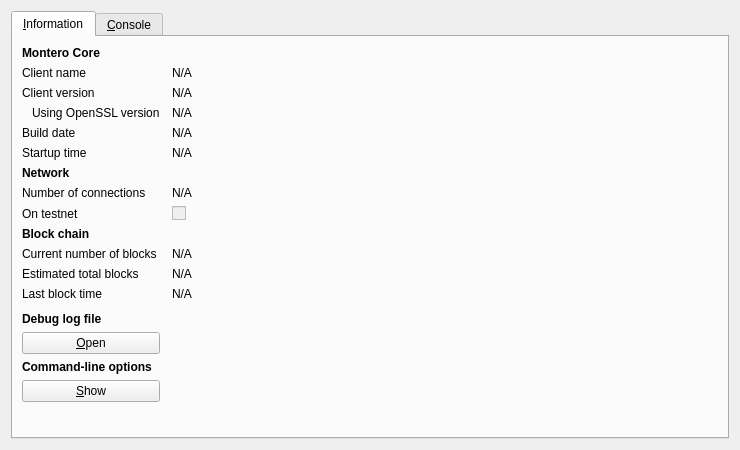
<?xml version="1.0" encoding="UTF-8"?>
<ui version="4.0">
 <class>RPCConsole</class>
 <widget class="QDialog" name="RPCConsole">
  <property name="geometry">
   <rect>
    <x>0</x>
    <y>0</y>
    <width>740</width>
    <height>450</height>
   </rect>
  </property>
  <property name="windowTitle">
   <string>Montero - Debug window</string>
  </property>
  <layout class="QVBoxLayout" name="verticalLayout_2">
   <item>
    <widget class="QTabWidget" name="tabWidget">
     <property name="currentIndex">
      <number>0</number>
     </property>
     <widget class="QWidget" name="tab_info">
      <attribute name="title">
       <string>&amp;Information</string>
      </attribute>
      <layout class="QGridLayout" name="gridLayout" columnstretch="0,1">
       <property name="horizontalSpacing">
        <number>12</number>
       </property>
       <item row="0" column="0">
        <widget class="QLabel" name="label_9">
         <property name="font">
          <font>
           <weight>75</weight>
           <bold>true</bold>
          </font>
         </property>
         <property name="text">
          <string>Montero Core</string>
         </property>
        </widget>
       </item>
       <item row="1" column="0">
        <widget class="QLabel" name="label_5">
         <property name="text">
          <string>Client name</string>
         </property>
        </widget>
       </item>
       <item row="1" column="1">
        <widget class="QLabel" name="clientName">
         <property name="cursor">
          <cursorShape>IBeamCursor</cursorShape>
         </property>
         <property name="text">
          <string>N/A</string>
         </property>
         <property name="textFormat">
          <enum>Qt::PlainText</enum>
         </property>
         <property name="textInteractionFlags">
          <set>Qt::LinksAccessibleByMouse|Qt::TextSelectableByKeyboard|Qt::TextSelectableByMouse</set>
         </property>
        </widget>
       </item>
       <item row="2" column="0">
        <widget class="QLabel" name="label_6">
         <property name="text">
          <string>Client version</string>
         </property>
        </widget>
       </item>
       <item row="2" column="1">
        <widget class="QLabel" name="clientVersion">
         <property name="cursor">
          <cursorShape>IBeamCursor</cursorShape>
         </property>
         <property name="text">
          <string>N/A</string>
         </property>
         <property name="textFormat">
          <enum>Qt::PlainText</enum>
         </property>
         <property name="textInteractionFlags">
          <set>Qt::LinksAccessibleByMouse|Qt::TextSelectableByKeyboard|Qt::TextSelectableByMouse</set>
         </property>
        </widget>
       </item>
       <item row="3" column="0">
        <widget class="QLabel" name="label_14">
         <property name="text">
          <string>Using OpenSSL version</string>
         </property>
         <property name="indent">
          <number>10</number>
         </property>
        </widget>
       </item>
       <item row="3" column="1">
        <widget class="QLabel" name="openSSLVersion">
         <property name="cursor">
          <cursorShape>IBeamCursor</cursorShape>
         </property>
         <property name="text">
          <string>N/A</string>
         </property>
         <property name="textFormat">
          <enum>Qt::PlainText</enum>
         </property>
         <property name="textInteractionFlags">
          <set>Qt::LinksAccessibleByMouse|Qt::TextSelectableByKeyboard|Qt::TextSelectableByMouse</set>
         </property>
        </widget>
       </item>
       <item row="4" column="0">
        <widget class="QLabel" name="label_12">
         <property name="text">
          <string>Build date</string>
         </property>
        </widget>
       </item>
       <item row="4" column="1">
        <widget class="QLabel" name="buildDate">
         <property name="cursor">
          <cursorShape>IBeamCursor</cursorShape>
         </property>
         <property name="text">
          <string>N/A</string>
         </property>
         <property name="textFormat">
          <enum>Qt::PlainText</enum>
         </property>
         <property name="textInteractionFlags">
          <set>Qt::LinksAccessibleByMouse|Qt::TextSelectableByKeyboard|Qt::TextSelectableByMouse</set>
         </property>
        </widget>
       </item>
       <item row="5" column="0">
        <widget class="QLabel" name="label_13">
         <property name="text">
          <string>Startup time</string>
         </property>
        </widget>
       </item>
       <item row="5" column="1">
        <widget class="QLabel" name="startupTime">
         <property name="cursor">
          <cursorShape>IBeamCursor</cursorShape>
         </property>
         <property name="text">
          <string>N/A</string>
         </property>
         <property name="textFormat">
          <enum>Qt::PlainText</enum>
         </property>
         <property name="textInteractionFlags">
          <set>Qt::LinksAccessibleByMouse|Qt::TextSelectableByKeyboard|Qt::TextSelectableByMouse</set>
         </property>
        </widget>
       </item>
       <item row="6" column="0">
        <widget class="QLabel" name="label_11">
         <property name="font">
          <font>
           <weight>75</weight>
           <bold>true</bold>
          </font>
         </property>
         <property name="text">
          <string>Network</string>
         </property>
        </widget>
       </item>
       <item row="7" column="0">
        <widget class="QLabel" name="label_7">
         <property name="text">
          <string>Number of connections</string>
         </property>
        </widget>
       </item>
       <item row="7" column="1">
        <widget class="QLabel" name="numberOfConnections">
         <property name="cursor">
          <cursorShape>IBeamCursor</cursorShape>
         </property>
         <property name="text">
          <string>N/A</string>
         </property>
         <property name="textFormat">
          <enum>Qt::PlainText</enum>
         </property>
         <property name="textInteractionFlags">
          <set>Qt::LinksAccessibleByMouse|Qt::TextSelectableByKeyboard|Qt::TextSelectableByMouse</set>
         </property>
        </widget>
       </item>
       <item row="8" column="0">
        <widget class="QLabel" name="label_8">
         <property name="text">
          <string>On testnet</string>
         </property>
        </widget>
       </item>
       <item row="8" column="1">
        <widget class="QCheckBox" name="isTestNet">
         <property name="enabled">
          <bool>false</bool>
         </property>
         <property name="text">
          <string/>
         </property>
        </widget>
       </item>
       <item row="9" column="0">
        <widget class="QLabel" name="label_10">
         <property name="font">
          <font>
           <weight>75</weight>
           <bold>true</bold>
          </font>
         </property>
         <property name="text">
          <string>Block chain</string>
         </property>
        </widget>
       </item>
       <item row="10" column="0">
        <widget class="QLabel" name="label_3">
         <property name="text">
          <string>Current number of blocks</string>
         </property>
        </widget>
       </item>
       <item row="10" column="1">
        <widget class="QLabel" name="numberOfBlocks">
         <property name="cursor">
          <cursorShape>IBeamCursor</cursorShape>
         </property>
         <property name="text">
          <string>N/A</string>
         </property>
         <property name="textFormat">
          <enum>Qt::PlainText</enum>
         </property>
         <property name="textInteractionFlags">
          <set>Qt::LinksAccessibleByMouse|Qt::TextSelectableByKeyboard|Qt::TextSelectableByMouse</set>
         </property>
        </widget>
       </item>
       <item row="11" column="0">
        <widget class="QLabel" name="label_4">
         <property name="text">
          <string>Estimated total blocks</string>
         </property>
        </widget>
       </item>
       <item row="11" column="1">
        <widget class="QLabel" name="totalBlocks">
         <property name="cursor">
          <cursorShape>IBeamCursor</cursorShape>
         </property>
         <property name="text">
          <string>N/A</string>
         </property>
         <property name="textFormat">
          <enum>Qt::PlainText</enum>
         </property>
         <property name="textInteractionFlags">
          <set>Qt::LinksAccessibleByMouse|Qt::TextSelectableByKeyboard|Qt::TextSelectableByMouse</set>
         </property>
        </widget>
       </item>
       <item row="12" column="0">
        <widget class="QLabel" name="label_2">
         <property name="text">
          <string>Last block time</string>
         </property>
        </widget>
       </item>
       <item row="12" column="1">
        <widget class="QLabel" name="lastBlockTime">
         <property name="cursor">
          <cursorShape>IBeamCursor</cursorShape>
         </property>
         <property name="text">
          <string>N/A</string>
         </property>
         <property name="textFormat">
          <enum>Qt::PlainText</enum>
         </property>
         <property name="textInteractionFlags">
          <set>Qt::LinksAccessibleByMouse|Qt::TextSelectableByKeyboard|Qt::TextSelectableByMouse</set>
         </property>
        </widget>
       </item>
       <item row="13" column="0">
        <spacer name="verticalSpacer_2">
         <property name="orientation">
          <enum>Qt::Vertical</enum>
         </property>
         <property name="sizeHint" stdset="0">
          <size>
           <width>20</width>
           <height>20</height>
          </size>
         </property>
        </spacer>
       </item>
       <item row="14" column="0">
        <widget class="QLabel" name="labelDebugLogfile">
         <property name="font">
          <font>
           <weight>75</weight>
           <bold>true</bold>
          </font>
         </property>
         <property name="text">
          <string>Debug log file</string>
         </property>
        </widget>
       </item>
       <item row="15" column="0">
        <widget class="QPushButton" name="openDebugLogfileButton">
         <property name="toolTip">
          <string>Open the Montero debug log file from the current data directory. This can take a few seconds for large log files.</string>
         </property>
         <property name="text">
          <string>&amp;Open</string>
         </property>
         <property name="autoDefault">
          <bool>false</bool>
         </property>
        </widget>
       </item>
       <item row="16" column="0">
        <widget class="QLabel" name="labelCLOptions">
         <property name="font">
          <font>
           <weight>75</weight>
           <bold>true</bold>
          </font>
         </property>
         <property name="text">
          <string>Command-line options</string>
         </property>
        </widget>
       </item>
       <item row="17" column="0">
        <widget class="QPushButton" name="showCLOptionsButton">
         <property name="toolTip">
          <string>Show the Montero-Qt help message to get a list with possible Montero command-line options.</string>
         </property>
         <property name="text">
          <string>&amp;Show</string>
         </property>
         <property name="autoDefault">
          <bool>false</bool>
         </property>
        </widget>
       </item>
       <item row="18" column="0">
        <spacer name="verticalSpacer">
         <property name="orientation">
          <enum>Qt::Vertical</enum>
         </property>
         <property name="sizeHint" stdset="0">
          <size>
           <width>20</width>
           <height>40</height>
          </size>
         </property>
        </spacer>
       </item>
      </layout>
     </widget>
     <widget class="QWidget" name="tab_console">
      <attribute name="title">
       <string>&amp;Console</string>
      </attribute>
      <layout class="QVBoxLayout" name="verticalLayout_3">
       <property name="spacing">
        <number>3</number>
       </property>
       <item>
        <widget class="QTextEdit" name="messagesWidget">
         <property name="minimumSize">
          <size>
           <width>0</width>
           <height>100</height>
          </size>
         </property>
         <property name="readOnly">
          <bool>true</bool>
         </property>
         <property name="tabKeyNavigation" stdset="0">
          <bool>false</bool>
         </property>
         <property name="columnCount" stdset="0">
          <number>2</number>
         </property>
        </widget>
       </item>
       <item>
        <layout class="QHBoxLayout" name="horizontalLayout">
         <property name="spacing">
          <number>3</number>
         </property>
         <item>
          <widget class="QLabel" name="label">
           <property name="text">
            <string notr="true">&gt;</string>
           </property>
          </widget>
         </item>
         <item>
          <widget class="QLineEdit" name="lineEdit"/>
         </item>
         <item>
          <widget class="QPushButton" name="clearButton">
           <property name="maximumSize">
            <size>
             <width>24</width>
             <height>24</height>
            </size>
           </property>
           <property name="toolTip">
            <string>Clear console</string>
           </property>
           <property name="text">
            <string/>
           </property>
           <property name="icon">
            <iconset resource="../bitcoin.qrc">
             <normaloff>:/icons/remove</normaloff>:/icons/remove</iconset>
           </property>
           <property name="shortcut">
            <string notr="true">Ctrl+L</string>
           </property>
           <property name="autoDefault">
            <bool>false</bool>
           </property>
          </widget>
         </item>
        </layout>
       </item>
      </layout>
     </widget>
    </widget>
   </item>
  </layout>
 </widget>
 <resources>
  <include location="../bitcoin.qrc"/>
 </resources>
 <connections/>
</ui>
